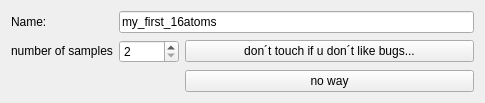
<?xml version="1.0" encoding="UTF-8"?>
<ui version="4.0">
 <class>TreebasedDictWindow</class>
 <widget class="QWidget" name="TreebasedDictWindow">
  <property name="geometry">
   <rect>
    <x>0</x>
    <y>0</y>
    <width>485</width>
    <height>103</height>
   </rect>
  </property>
  <property name="windowTitle">
   <string>Treebase Dictionary Factory</string>
  </property>
  <property name="windowIcon">
   <iconset resource="Ressourcen.qrc">
    <normaloff>:/images/icons/tree.png</normaloff>:/images/icons/tree.png</iconset>
  </property>
  <layout class="QVBoxLayout" name="verticalLayout">
   <item>
    <layout class="QGridLayout" name="gl_Common">
     <property name="bottomMargin">
      <number>0</number>
     </property>
     <property name="verticalSpacing">
      <number>7</number>
     </property>
     <item row="0" column="0">
      <widget class="QLabel" name="lb_Name">
       <property name="sizePolicy">
        <sizepolicy hsizetype="Fixed" vsizetype="Fixed">
         <horstretch>0</horstretch>
         <verstretch>0</verstretch>
        </sizepolicy>
       </property>
       <property name="text">
        <string>Name:</string>
       </property>
      </widget>
     </item>
     <item row="0" column="1" colspan="2">
      <widget class="QLineEdit" name="tb_treebased_dict_name">
       <property name="sizePolicy">
        <sizepolicy hsizetype="Fixed" vsizetype="Fixed">
         <horstretch>0</horstretch>
         <verstretch>0</verstretch>
        </sizepolicy>
       </property>
       <property name="maximumSize">
        <size>
         <width>400</width>
         <height>16777215</height>
        </size>
       </property>
       <property name="text">
        <string>my_first_16atoms</string>
       </property>
      </widget>
     </item>
     <item row="1" column="0">
      <widget class="QLabel" name="lb_AtomLength">
       <property name="sizePolicy">
        <sizepolicy hsizetype="Fixed" vsizetype="Fixed">
         <horstretch>0</horstretch>
         <verstretch>0</verstretch>
        </sizepolicy>
       </property>
       <property name="text">
        <string>number of samples</string>
       </property>
      </widget>
     </item>
     <item row="1" column="1">
      <widget class="QSpinBox" name="spb_AtomLength">
       <property name="sizePolicy">
        <sizepolicy hsizetype="Fixed" vsizetype="Fixed">
         <horstretch>0</horstretch>
         <verstretch>0</verstretch>
        </sizepolicy>
       </property>
       <property name="minimumSize">
        <size>
         <width>60</width>
         <height>0</height>
        </size>
       </property>
       <property name="minimum">
        <number>2</number>
       </property>
       <property name="maximum">
        <number>1024</number>
       </property>
      </widget>
     </item>
     <item row="1" column="2">
      <widget class="QPushButton" name="btt_calc_treebased">
       <property name="text">
        <string>don´t touch if u don´t like bugs...</string>
       </property>
      </widget>
     </item>
     <item row="2" column="2">
      <widget class="QPushButton" name="btt_call_tree_creator">
       <property name="text">
        <string>no way</string>
       </property>
      </widget>
     </item>
    </layout>
   </item>
  </layout>
 </widget>
 <resources>
  <include location="Ressourcen.qrc"/>
 </resources>
 <connections/>
</ui>
